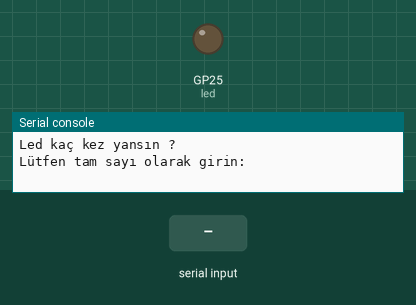
This program was run on a simulated Raspberry Pi Pico running MicroPython. On the bench: output pins drawn as LEDs (lit = HIGH), the last lines printed to the serial console. Dashed ring = blinking. The inputs (shaded band) are chosen by the test bench. At 11.3 s the program stops and its outputs stay as they are.

Above: at 1.2 s.
1.3 s: "5" typed at the serial console, then Enter
At 2.1 s:
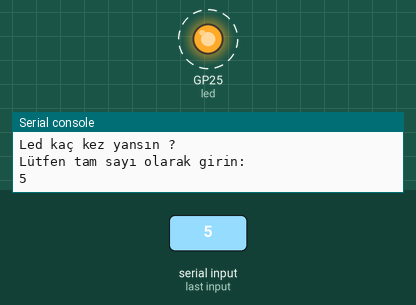
Timing chart, 0 to 11.8 s (numbered marks = the images above; inputs shaded):
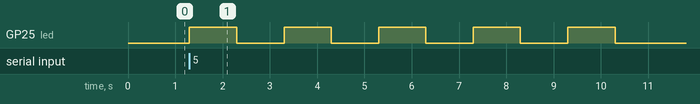

Measured:
- after the input at 1.3 s, GP25 (led): alternates HIGH for 1.0 s and LOW for 1.0 s, starting at once

The program:

blinkLed_v2.py
```python
from machine import Pin
import time

led = Pin(25, Pin.OUT)
i = 0
c = int(input("Led kaç kez yansın ? \nLütfen tam sayı olarak girin: "))

while (i<c):
    i += 1
    led.toggle()
    time.sleep(1)
    led.toggle()
    time.sleep(1)
```
